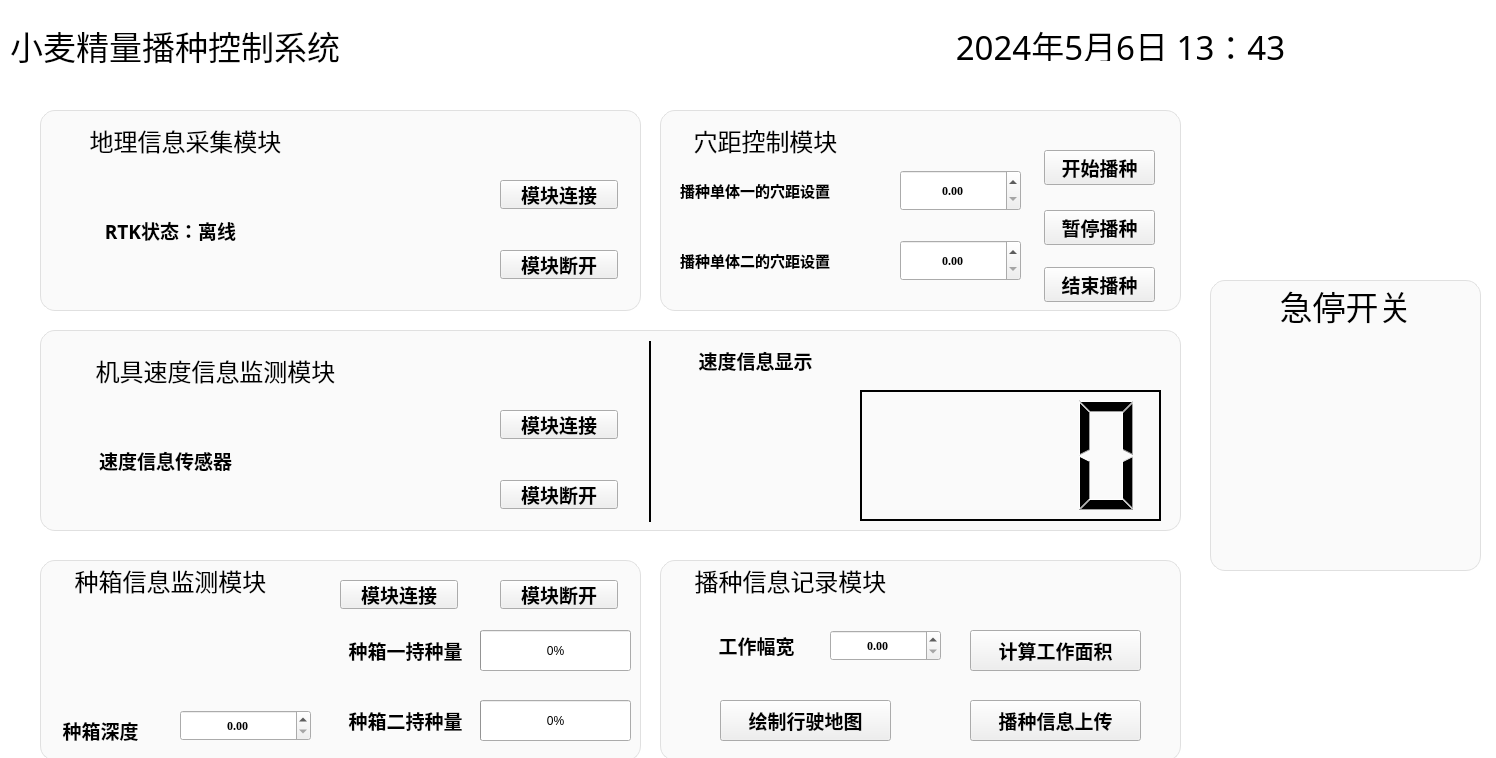
<?xml version="1.0" encoding="UTF-8"?>
<ui version="4.0">
 <class>Form</class>
 <widget class="QWidget" name="Form">
  <property name="geometry">
   <rect>
    <x>0</x>
    <y>0</y>
    <width>1496</width>
    <height>758</height>
   </rect>
  </property>
  <property name="windowTitle">
   <string>Form</string>
  </property>
  <widget class="QLabel" name="label">
   <property name="geometry">
    <rect>
     <x>0</x>
     <y>20</y>
     <width>350</width>
     <height>50</height>
    </rect>
   </property>
   <property name="font">
    <font>
     <family>华文行楷</family>
     <pointsize>25</pointsize>
    </font>
   </property>
   <property name="text">
    <string>小麦精量播种控制系统</string>
   </property>
   <property name="alignment">
    <set>Qt::AlignCenter</set>
   </property>
  </widget>
  <widget class="QLabel" name="label_2">
   <property name="geometry">
    <rect>
     <x>1360</x>
     <y>10</y>
     <width>131</width>
     <height>131</height>
    </rect>
   </property>
   <property name="text">
    <string/>
   </property>
   <property name="pixmap">
    <pixmap>icon/校徽.png</pixmap>
   </property>
   <property name="scaledContents">
    <bool>true</bool>
   </property>
  </widget>
  <widget class="QLabel" name="label_3">
   <property name="geometry">
    <rect>
     <x>0</x>
     <y>0</y>
     <width>1701</width>
     <height>891</height>
    </rect>
   </property>
   <property name="font">
    <font>
     <family>华文行楷</family>
    </font>
   </property>
   <property name="styleSheet">
    <string notr="true">background-color: white;
</string>
   </property>
   <property name="text">
    <string/>
   </property>
  </widget>
  <widget class="QLabel" name="label_4">
   <property name="geometry">
    <rect>
     <x>900</x>
     <y>30</y>
     <width>441</width>
     <height>31</height>
    </rect>
   </property>
   <property name="font">
    <font>
     <family>华文楷体</family>
     <pointsize>25</pointsize>
    </font>
   </property>
   <property name="text">
    <string>2024年5月6日 13：43</string>
   </property>
   <property name="alignment">
    <set>Qt::AlignCenter</set>
   </property>
  </widget>
  <widget class="QLabel" name="label_6">
   <property name="geometry">
    <rect>
     <x>40</x>
     <y>110</y>
     <width>601</width>
     <height>201</height>
    </rect>
   </property>
   <property name="styleSheet">
    <string notr="true">background-color: #FAFAFA;  /* 非常淡的接近白色 */
border: 1px solid #E0E0E0;  /* 浅灰色边框 */
border-radius: 15px;  /* 圆角半径 */



</string>
   </property>
   <property name="text">
    <string/>
   </property>
  </widget>
  <widget class="QLabel" name="label_7">
   <property name="geometry">
    <rect>
     <x>50</x>
     <y>120</y>
     <width>271</width>
     <height>41</height>
    </rect>
   </property>
   <property name="font">
    <font>
     <family>华文行楷</family>
     <pointsize>18</pointsize>
    </font>
   </property>
   <property name="text">
    <string>地理信息采集模块</string>
   </property>
   <property name="alignment">
    <set>Qt::AlignCenter</set>
   </property>
  </widget>
  <widget class="QLabel" name="label_10">
   <property name="geometry">
    <rect>
     <x>80</x>
     <y>210</y>
     <width>181</width>
     <height>41</height>
    </rect>
   </property>
   <property name="font">
    <font>
     <family>楷体</family>
     <pointsize>14</pointsize>
     <weight>75</weight>
     <bold>true</bold>
    </font>
   </property>
   <property name="text">
    <string>RTK状态：离线</string>
   </property>
   <property name="alignment">
    <set>Qt::AlignCenter</set>
   </property>
  </widget>
  <widget class="QLabel" name="label_11">
   <property name="geometry">
    <rect>
     <x>40</x>
     <y>330</y>
     <width>1141</width>
     <height>201</height>
    </rect>
   </property>
   <property name="styleSheet">
    <string notr="true">background-color: #FAFAFA;  /* 非常淡的接近白色 */
border: 1px solid #E0E0E0;  /* 浅灰色边框 */
border-radius: 15px;  /* 圆角半径 */



</string>
   </property>
   <property name="text">
    <string/>
   </property>
  </widget>
  <widget class="QLabel" name="label_12">
   <property name="geometry">
    <rect>
     <x>50</x>
     <y>350</y>
     <width>331</width>
     <height>41</height>
    </rect>
   </property>
   <property name="font">
    <font>
     <family>华文行楷</family>
     <pointsize>18</pointsize>
    </font>
   </property>
   <property name="text">
    <string>机具速度信息监测模块</string>
   </property>
   <property name="alignment">
    <set>Qt::AlignCenter</set>
   </property>
  </widget>
  <widget class="QLCDNumber" name="lcdNumber">
   <property name="geometry">
    <rect>
     <x>860</x>
     <y>390</y>
     <width>301</width>
     <height>131</height>
    </rect>
   </property>
   <property name="font">
    <font>
     <family>Times New Roman</family>
     <pointsize>20</pointsize>
     <weight>75</weight>
     <bold>true</bold>
    </font>
   </property>
   <property name="layoutDirection">
    <enum>Qt::LeftToRight</enum>
   </property>
   <property name="autoFillBackground">
    <bool>false</bool>
   </property>
   <property name="frameShadow">
    <enum>QFrame::Plain</enum>
   </property>
   <property name="lineWidth">
    <number>2</number>
   </property>
   <property name="midLineWidth">
    <number>0</number>
   </property>
   <property name="digitCount">
    <number>4</number>
   </property>
   <property name="mode">
    <enum>QLCDNumber::Dec</enum>
   </property>
  </widget>
  <widget class="QLabel" name="label_13">
   <property name="geometry">
    <rect>
     <x>70</x>
     <y>440</y>
     <width>191</width>
     <height>41</height>
    </rect>
   </property>
   <property name="font">
    <font>
     <family>楷体</family>
     <pointsize>14</pointsize>
     <weight>75</weight>
     <bold>true</bold>
    </font>
   </property>
   <property name="text">
    <string>速度信息传感器</string>
   </property>
   <property name="alignment">
    <set>Qt::AlignCenter</set>
   </property>
  </widget>
  <widget class="QLabel" name="label_15">
   <property name="geometry">
    <rect>
     <x>670</x>
     <y>340</y>
     <width>171</width>
     <height>41</height>
    </rect>
   </property>
   <property name="font">
    <font>
     <family>楷体</family>
     <pointsize>14</pointsize>
     <weight>75</weight>
     <bold>true</bold>
    </font>
   </property>
   <property name="text">
    <string>速度信息显示</string>
   </property>
   <property name="alignment">
    <set>Qt::AlignCenter</set>
   </property>
  </widget>
  <widget class="QLabel" name="label_16">
   <property name="geometry">
    <rect>
     <x>260</x>
     <y>410</y>
     <width>221</width>
     <height>91</height>
    </rect>
   </property>
   <property name="text">
    <string/>
   </property>
   <property name="pixmap">
    <pixmap>icon/滑动开关-关.png</pixmap>
   </property>
   <property name="scaledContents">
    <bool>true</bool>
   </property>
  </widget>
  <widget class="QLabel" name="label_19">
   <property name="geometry">
    <rect>
     <x>270</x>
     <y>180</y>
     <width>201</width>
     <height>91</height>
    </rect>
   </property>
   <property name="text">
    <string/>
   </property>
   <property name="pixmap">
    <pixmap>icon/滑动开关-关.png</pixmap>
   </property>
   <property name="scaledContents">
    <bool>true</bool>
   </property>
  </widget>
  <widget class="QLabel" name="label_9">
   <property name="geometry">
    <rect>
     <x>660</x>
     <y>110</y>
     <width>521</width>
     <height>201</height>
    </rect>
   </property>
   <property name="styleSheet">
    <string notr="true">background-color: #FAFAFA;  /* 非常淡的接近白色 */
border: 1px solid #E0E0E0;  /* 浅灰色边框 */
border-radius: 15px;  /* 圆角半径 */



</string>
   </property>
   <property name="text">
    <string/>
   </property>
  </widget>
  <widget class="QLabel" name="label_18">
   <property name="geometry">
    <rect>
     <x>660</x>
     <y>120</y>
     <width>211</width>
     <height>41</height>
    </rect>
   </property>
   <property name="font">
    <font>
     <family>华文行楷</family>
     <pointsize>18</pointsize>
    </font>
   </property>
   <property name="text">
    <string>穴距控制模块</string>
   </property>
   <property name="alignment">
    <set>Qt::AlignCenter</set>
   </property>
  </widget>
  <widget class="QLabel" name="label_20">
   <property name="geometry">
    <rect>
     <x>680</x>
     <y>170</y>
     <width>201</width>
     <height>41</height>
    </rect>
   </property>
   <property name="font">
    <font>
     <family>华文楷体</family>
     <pointsize>11</pointsize>
     <weight>75</weight>
     <bold>true</bold>
    </font>
   </property>
   <property name="text">
    <string>播种单体一的穴距设置</string>
   </property>
  </widget>
  <widget class="QDoubleSpinBox" name="doubleSpinBox">
   <property name="geometry">
    <rect>
     <x>900</x>
     <y>170</y>
     <width>121</width>
     <height>41</height>
    </rect>
   </property>
   <property name="font">
    <font>
     <family>Times New Roman</family>
     <weight>75</weight>
     <bold>true</bold>
    </font>
   </property>
   <property name="alignment">
    <set>Qt::AlignCenter</set>
   </property>
  </widget>
  <widget class="QLabel" name="label_21">
   <property name="geometry">
    <rect>
     <x>680</x>
     <y>240</y>
     <width>201</width>
     <height>41</height>
    </rect>
   </property>
   <property name="font">
    <font>
     <family>华文楷体</family>
     <pointsize>11</pointsize>
     <weight>75</weight>
     <bold>true</bold>
    </font>
   </property>
   <property name="text">
    <string>播种单体二的穴距设置</string>
   </property>
  </widget>
  <widget class="QDoubleSpinBox" name="doubleSpinBox_2">
   <property name="geometry">
    <rect>
     <x>900</x>
     <y>240</y>
     <width>121</width>
     <height>41</height>
    </rect>
   </property>
   <property name="font">
    <font>
     <family>Times New Roman</family>
     <weight>75</weight>
     <bold>true</bold>
    </font>
   </property>
   <property name="alignment">
    <set>Qt::AlignCenter</set>
   </property>
  </widget>
  <widget class="QPushButton" name="pushButton">
   <property name="geometry">
    <rect>
     <x>1044</x>
     <y>150</y>
     <width>111</width>
     <height>35</height>
    </rect>
   </property>
   <property name="font">
    <font>
     <family>华文楷体</family>
     <pointsize>14</pointsize>
     <weight>75</weight>
     <bold>true</bold>
    </font>
   </property>
   <property name="text">
    <string>开始播种</string>
   </property>
  </widget>
  <widget class="QPushButton" name="pushButton_2">
   <property name="geometry">
    <rect>
     <x>1044</x>
     <y>210</y>
     <width>111</width>
     <height>35</height>
    </rect>
   </property>
   <property name="font">
    <font>
     <family>华文楷体</family>
     <pointsize>14</pointsize>
     <weight>75</weight>
     <bold>true</bold>
    </font>
   </property>
   <property name="text">
    <string>暂停播种</string>
   </property>
  </widget>
  <widget class="QPushButton" name="pushButton_3">
   <property name="geometry">
    <rect>
     <x>1044</x>
     <y>267</y>
     <width>111</width>
     <height>35</height>
    </rect>
   </property>
   <property name="font">
    <font>
     <family>华文楷体</family>
     <pointsize>14</pointsize>
     <weight>75</weight>
     <bold>true</bold>
    </font>
   </property>
   <property name="text">
    <string>结束播种</string>
   </property>
  </widget>
  <widget class="QLabel" name="label_22">
   <property name="geometry">
    <rect>
     <x>40</x>
     <y>560</y>
     <width>601</width>
     <height>201</height>
    </rect>
   </property>
   <property name="styleSheet">
    <string notr="true">background-color: #FAFAFA;  /* 非常淡的接近白色 */
border: 1px solid #E0E0E0;  /* 浅灰色边框 */
border-radius: 15px;  /* 圆角半径 */



</string>
   </property>
   <property name="text">
    <string/>
   </property>
  </widget>
  <widget class="QLabel" name="label_23">
   <property name="geometry">
    <rect>
     <x>30</x>
     <y>560</y>
     <width>281</width>
     <height>41</height>
    </rect>
   </property>
   <property name="font">
    <font>
     <family>华文行楷</family>
     <pointsize>18</pointsize>
    </font>
   </property>
   <property name="text">
    <string>种箱信息监测模块</string>
   </property>
   <property name="alignment">
    <set>Qt::AlignCenter</set>
   </property>
  </widget>
  <widget class="QLabel" name="label_24">
   <property name="geometry">
    <rect>
     <x>70</x>
     <y>610</y>
     <width>211</width>
     <height>91</height>
    </rect>
   </property>
   <property name="text">
    <string/>
   </property>
   <property name="pixmap">
    <pixmap>icon/滑动开关-关.png</pixmap>
   </property>
   <property name="scaledContents">
    <bool>true</bool>
   </property>
  </widget>
  <widget class="QProgressBar" name="progressBar">
   <property name="geometry">
    <rect>
     <x>480</x>
     <y>630</y>
     <width>151</width>
     <height>41</height>
    </rect>
   </property>
   <property name="value">
    <number>0</number>
   </property>
  </widget>
  <widget class="QLabel" name="label_25">
   <property name="geometry">
    <rect>
     <x>330</x>
     <y>630</y>
     <width>151</width>
     <height>41</height>
    </rect>
   </property>
   <property name="font">
    <font>
     <family>楷体</family>
     <pointsize>14</pointsize>
     <weight>75</weight>
     <bold>true</bold>
    </font>
   </property>
   <property name="text">
    <string>种箱一持种量</string>
   </property>
   <property name="alignment">
    <set>Qt::AlignCenter</set>
   </property>
  </widget>
  <widget class="QLabel" name="label_26">
   <property name="geometry">
    <rect>
     <x>330</x>
     <y>700</y>
     <width>151</width>
     <height>41</height>
    </rect>
   </property>
   <property name="font">
    <font>
     <family>楷体</family>
     <pointsize>14</pointsize>
     <weight>75</weight>
     <bold>true</bold>
    </font>
   </property>
   <property name="text">
    <string>种箱二持种量</string>
   </property>
   <property name="alignment">
    <set>Qt::AlignCenter</set>
   </property>
  </widget>
  <widget class="QProgressBar" name="progressBar_2">
   <property name="geometry">
    <rect>
     <x>480</x>
     <y>700</y>
     <width>151</width>
     <height>41</height>
    </rect>
   </property>
   <property name="value">
    <number>0</number>
   </property>
  </widget>
  <widget class="QLabel" name="label_27">
   <property name="geometry">
    <rect>
     <x>660</x>
     <y>560</y>
     <width>521</width>
     <height>201</height>
    </rect>
   </property>
   <property name="styleSheet">
    <string notr="true">background-color: #FAFAFA;  /* 非常淡的接近白色 */
border: 1px solid #E0E0E0;  /* 浅灰色边框 */
border-radius: 15px;  /* 圆角半径 */



</string>
   </property>
   <property name="text">
    <string/>
   </property>
  </widget>
  <widget class="QLabel" name="label_28">
   <property name="geometry">
    <rect>
     <x>30</x>
     <y>710</y>
     <width>141</width>
     <height>41</height>
    </rect>
   </property>
   <property name="font">
    <font>
     <family>楷体</family>
     <pointsize>14</pointsize>
     <weight>75</weight>
     <bold>true</bold>
    </font>
   </property>
   <property name="text">
    <string>种箱深度</string>
   </property>
   <property name="alignment">
    <set>Qt::AlignCenter</set>
   </property>
  </widget>
  <widget class="Line" name="line">
   <property name="geometry">
    <rect>
     <x>635</x>
     <y>341</y>
     <width>31</width>
     <height>181</height>
    </rect>
   </property>
   <property name="frameShadow">
    <enum>QFrame::Plain</enum>
   </property>
   <property name="lineWidth">
    <number>2</number>
   </property>
   <property name="orientation">
    <enum>Qt::Vertical</enum>
   </property>
  </widget>
  <widget class="QDoubleSpinBox" name="doubleSpinBox_3">
   <property name="geometry">
    <rect>
     <x>180</x>
     <y>710</y>
     <width>131</width>
     <height>31</height>
    </rect>
   </property>
   <property name="font">
    <font>
     <family>Times New Roman</family>
     <weight>75</weight>
     <bold>true</bold>
    </font>
   </property>
   <property name="alignment">
    <set>Qt::AlignCenter</set>
   </property>
  </widget>
  <widget class="QLabel" name="label_29">
   <property name="geometry">
    <rect>
     <x>660</x>
     <y>560</y>
     <width>261</width>
     <height>41</height>
    </rect>
   </property>
   <property name="font">
    <font>
     <family>华文行楷</family>
     <pointsize>18</pointsize>
    </font>
   </property>
   <property name="text">
    <string>播种信息记录模块</string>
   </property>
   <property name="alignment">
    <set>Qt::AlignCenter</set>
   </property>
  </widget>
  <widget class="QPushButton" name="pushButton_4">
   <property name="geometry">
    <rect>
     <x>720</x>
     <y>700</y>
     <width>171</width>
     <height>41</height>
    </rect>
   </property>
   <property name="font">
    <font>
     <family>华文楷体</family>
     <pointsize>14</pointsize>
     <weight>75</weight>
     <bold>true</bold>
    </font>
   </property>
   <property name="text">
    <string>绘制行驶地图</string>
   </property>
  </widget>
  <widget class="QLabel" name="label_30">
   <property name="geometry">
    <rect>
     <x>696</x>
     <y>630</y>
     <width>121</width>
     <height>31</height>
    </rect>
   </property>
   <property name="font">
    <font>
     <family>华文楷体</family>
     <pointsize>14</pointsize>
     <weight>75</weight>
     <bold>true</bold>
    </font>
   </property>
   <property name="text">
    <string>工作幅宽</string>
   </property>
   <property name="alignment">
    <set>Qt::AlignCenter</set>
   </property>
  </widget>
  <widget class="QDoubleSpinBox" name="doubleSpinBox_4">
   <property name="geometry">
    <rect>
     <x>830</x>
     <y>630</y>
     <width>111</width>
     <height>31</height>
    </rect>
   </property>
   <property name="font">
    <font>
     <family>Times New Roman</family>
     <weight>75</weight>
     <bold>true</bold>
    </font>
   </property>
   <property name="alignment">
    <set>Qt::AlignCenter</set>
   </property>
  </widget>
  <widget class="QPushButton" name="pushButton_5">
   <property name="geometry">
    <rect>
     <x>970</x>
     <y>700</y>
     <width>171</width>
     <height>41</height>
    </rect>
   </property>
   <property name="font">
    <font>
     <family>华文楷体</family>
     <pointsize>14</pointsize>
     <weight>75</weight>
     <bold>true</bold>
    </font>
   </property>
   <property name="text">
    <string>播种信息上传</string>
   </property>
  </widget>
  <widget class="QPushButton" name="pushButton_6">
   <property name="geometry">
    <rect>
     <x>970</x>
     <y>630</y>
     <width>171</width>
     <height>41</height>
    </rect>
   </property>
   <property name="font">
    <font>
     <family>华文楷体</family>
     <pointsize>14</pointsize>
     <weight>75</weight>
     <bold>true</bold>
    </font>
   </property>
   <property name="text">
    <string>计算工作面积</string>
   </property>
  </widget>
  <widget class="QPushButton" name="pushButton_7">
   <property name="geometry">
    <rect>
     <x>1240</x>
     <y>330</y>
     <width>211</width>
     <height>231</height>
    </rect>
   </property>
   <property name="styleSheet">
    <string notr="true">QPushButton {
    background-image: url(&quot;E:/python_project/BDS_DDYM/icon/stop.png&quot;);
    background-position: center;
    background-repeat: no-repeat;
    background-size: cover;  /* 图片将填充整个按钮 */
    border: none;
}



</string>
   </property>
   <property name="text">
    <string/>
   </property>
  </widget>
  <widget class="QLabel" name="label_31">
   <property name="geometry">
    <rect>
     <x>1250</x>
     <y>280</y>
     <width>191</width>
     <height>51</height>
    </rect>
   </property>
   <property name="font">
    <font>
     <family>华文行楷</family>
     <pointsize>25</pointsize>
    </font>
   </property>
   <property name="text">
    <string>急停开关</string>
   </property>
   <property name="alignment">
    <set>Qt::AlignCenter</set>
   </property>
  </widget>
  <widget class="QLabel" name="label_32">
   <property name="geometry">
    <rect>
     <x>1210</x>
     <y>280</y>
     <width>271</width>
     <height>291</height>
    </rect>
   </property>
   <property name="styleSheet">
    <string notr="true">background-color: #FAFAFA;  /* 非常淡的接近白色 */
border: 1px solid #E0E0E0;  /* 浅灰色边框 */
border-radius: 15px;  /* 圆角半径 */



</string>
   </property>
   <property name="text">
    <string/>
   </property>
  </widget>
  <widget class="QPushButton" name="pushButton_8">
   <property name="geometry">
    <rect>
     <x>500</x>
     <y>180</y>
     <width>118</width>
     <height>29</height>
    </rect>
   </property>
   <property name="font">
    <font>
     <family>华文楷体</family>
     <pointsize>14</pointsize>
     <weight>75</weight>
     <bold>true</bold>
    </font>
   </property>
   <property name="text">
    <string>模块连接</string>
   </property>
  </widget>
  <widget class="QPushButton" name="pushButton_9">
   <property name="geometry">
    <rect>
     <x>500</x>
     <y>250</y>
     <width>118</width>
     <height>29</height>
    </rect>
   </property>
   <property name="font">
    <font>
     <family>华文楷体</family>
     <pointsize>14</pointsize>
     <weight>75</weight>
     <bold>true</bold>
    </font>
   </property>
   <property name="text">
    <string>模块断开</string>
   </property>
  </widget>
  <widget class="QPushButton" name="pushButton_10">
   <property name="geometry">
    <rect>
     <x>500</x>
     <y>410</y>
     <width>118</width>
     <height>29</height>
    </rect>
   </property>
   <property name="font">
    <font>
     <family>楷体</family>
     <pointsize>14</pointsize>
     <weight>75</weight>
     <bold>true</bold>
    </font>
   </property>
   <property name="text">
    <string>模块连接</string>
   </property>
  </widget>
  <widget class="QPushButton" name="pushButton_11">
   <property name="geometry">
    <rect>
     <x>500</x>
     <y>480</y>
     <width>118</width>
     <height>29</height>
    </rect>
   </property>
   <property name="font">
    <font>
     <family>华文楷体</family>
     <pointsize>14</pointsize>
     <weight>75</weight>
     <bold>true</bold>
    </font>
   </property>
   <property name="text">
    <string>模块断开</string>
   </property>
  </widget>
  <widget class="QPushButton" name="pushButton_12">
   <property name="geometry">
    <rect>
     <x>340</x>
     <y>580</y>
     <width>118</width>
     <height>29</height>
    </rect>
   </property>
   <property name="font">
    <font>
     <family>楷体</family>
     <pointsize>14</pointsize>
     <weight>75</weight>
     <bold>true</bold>
    </font>
   </property>
   <property name="text">
    <string>模块连接</string>
   </property>
  </widget>
  <widget class="QPushButton" name="pushButton_13">
   <property name="geometry">
    <rect>
     <x>500</x>
     <y>580</y>
     <width>118</width>
     <height>29</height>
    </rect>
   </property>
   <property name="font">
    <font>
     <family>华文楷体</family>
     <pointsize>14</pointsize>
     <weight>75</weight>
     <bold>true</bold>
    </font>
   </property>
   <property name="text">
    <string>模块断开</string>
   </property>
  </widget>
  <zorder>label_3</zorder>
  <zorder>label_32</zorder>
  <zorder>label_6</zorder>
  <zorder>label</zorder>
  <zorder>label_2</zorder>
  <zorder>label_4</zorder>
  <zorder>label_7</zorder>
  <zorder>label_10</zorder>
  <zorder>label_11</zorder>
  <zorder>label_12</zorder>
  <zorder>lcdNumber</zorder>
  <zorder>label_13</zorder>
  <zorder>label_15</zorder>
  <zorder>label_16</zorder>
  <zorder>label_19</zorder>
  <zorder>label_9</zorder>
  <zorder>label_18</zorder>
  <zorder>label_20</zorder>
  <zorder>doubleSpinBox</zorder>
  <zorder>label_21</zorder>
  <zorder>doubleSpinBox_2</zorder>
  <zorder>pushButton</zorder>
  <zorder>pushButton_2</zorder>
  <zorder>pushButton_3</zorder>
  <zorder>label_22</zorder>
  <zorder>label_23</zorder>
  <zorder>label_24</zorder>
  <zorder>progressBar</zorder>
  <zorder>label_25</zorder>
  <zorder>label_26</zorder>
  <zorder>progressBar_2</zorder>
  <zorder>label_27</zorder>
  <zorder>label_28</zorder>
  <zorder>line</zorder>
  <zorder>doubleSpinBox_3</zorder>
  <zorder>label_29</zorder>
  <zorder>pushButton_4</zorder>
  <zorder>label_30</zorder>
  <zorder>doubleSpinBox_4</zorder>
  <zorder>pushButton_5</zorder>
  <zorder>pushButton_6</zorder>
  <zorder>pushButton_7</zorder>
  <zorder>label_31</zorder>
  <zorder>pushButton_8</zorder>
  <zorder>pushButton_9</zorder>
  <zorder>pushButton_10</zorder>
  <zorder>pushButton_11</zorder>
  <zorder>pushButton_12</zorder>
  <zorder>pushButton_13</zorder>
 </widget>
 <resources/>
 <connections/>
</ui>
